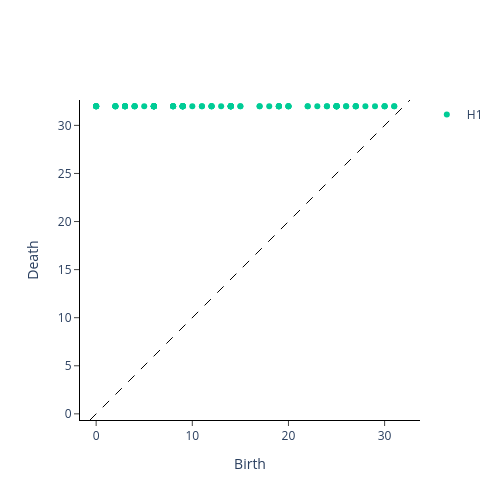

The cell this chart's notebook holds for it:
### Code cell
idx = np.where(labels == 6)[0][0]
CP.plot(diagrams, sample=idx)

### Figure 1 — Plotly figure (JSON) as saved in the notebook; plotly's stock layout.template omitted (floating-point values rounded to 4 significant figures)
{"data": [{"hoverinfo": "none", "line": {"color": "black", "dash": "dash", "width": 1}, "mode": "lines", "showlegend": false, "type": "scatter", "x": [-0.64, 32.64], "y": [-0.64, 32.64]}, {"hoverinfo": "text", "hovertext": [], "mode": "markers", "name": "H0", "type": "scatter", "x": [], "y": []}, {"hoverinfo": "text", "hovertext": ["(0.0, 32.0), multiplicity: 6", "(0.0, 32.0), multiplicity: 6", "(0.0, 32.0), multiplicity: 6", "(0.0, 32.0), multiplicity: 6", "(0.0, 32.0), multiplicity: 6", "(0.0, 32.0), multiplicity: 6", "(2.0, 32.0), multiplicity: 5", "(2.0, 32.0), multiplicity: 5", "(2.0, 32.0), multiplicity: 5", "(2.0, 32.0), multiplicity: 5", "(2.0, 32.0), multiplicity: 5", "(3.0, 32.0), multiplicity: 6", "(3.0, 32.0), multiplicity: 6", "(3.0, 32.0), multiplicity: 6", "(3.0, 32.0), multiplicity: 6", "(3.0, 32.0), multiplicity: 6", "(3.0, 32.0), multiplicity: 6", "(4.0, 32.0), multiplicity: 4", "(4.0, 32.0), multiplicity: 4", "(4.0, 32.0), multiplicity: 4", "(4.0, 32.0), multiplicity: 4", "(5.0, 32.0)", "(6.0, 32.0), multiplicity: 12", "(6.0, 32.0), multiplicity: 12", "(6.0, 32.0), multiplicity: 12", "(6.0, 32.0), multiplicity: 12", "(6.0, 32.0), multiplicity: 12", "(6.0, 32.0), multiplicity: 12", "(6.0, 32.0), multiplicity: 12", "(6.0, 32.0), multiplicity: 12", "(6.0, 32.0), multiplicity: 12", "(6.0, 32.0), multiplicity: 12", "(6.0, 32.0), multiplicity: 12", "(6.0, 32.0), multiplicity: 12", "(8.0, 32.0), multiplicity: 5", "(8.0, 32.0), multiplicity: 5", "(8.0, 32.0), multiplicity: 5", "(8.0, 32.0), multiplicity: 5", "(8.0, 32.0), multiplicity: 5", "(9.0, 32.0), multiplicity: 10", "(9.0, 32.0), multiplicity: 10", "(9.0, 32.0), multiplicity: 10", "(9.0, 32.0), multiplicity: 10", "(9.0, 32.0), multiplicity: 10", "(9.0, 32.0), multiplicity: 10", "(9.0, 32.0), multiplicity: 10", "(9.0, 32.0), multiplicity: 10", "(9.0, 32.0), multiplicity: 10", "(9.0, 32.0), multiplicity: 10", "(10.0, 32.0)", "(11.0, 32.0), multiplicity: 2", "(11.0, 32.0), multiplicity: 2", "(12.0, 32.0), multiplicity: 4", "(12.0, 32.0), multiplicity: 4", "(12.0, 32.0), multiplicity: 4", "(12.0, 32.0), multiplicity: 4", "(13.0, 32.0)", "(14.0, 32.0), multiplicity: 10", "(14.0, 32.0), multiplicity: 10", "(14.0, 32.0), multiplicity: 10", "(14.0, 32.0), multiplicity: 10", "(14.0, 32.0), multiplicity: 10", "(14.0, 32.0), multiplicity: 10", "(14.0, 32.0), multiplicity: 10", "(14.0, 32.0), multiplicity: 10", "(14.0, 32.0), multiplicity: 10", "(14.0, 32.0), multiplicity: 10", "(15.0, 32.0), multiplicity: 2", "(15.0, 32.0), multiplicity: 2", "(17.0, 32.0), multiplicity: 2", "(17.0, 32.0), multiplicity: 2", "(18.0, 32.0)", "(19.0, 32.0), multiplicity: 5", "(19.0, 32.0), multiplicity: 5", "(19.0, 32.0), multiplicity: 5", "(19.0, 32.0), multiplicity: 5", "(19.0, 32.0), multiplicity: 5", "(20.0, 32.0), multiplicity: 4", "(20.0, 32.0), multiplicity: 4", "(20.0, 32.0), multiplicity: 4", "(20.0, 32.0), multiplicity: 4", "(22.0, 32.0), multiplicity: 2", "(22.0, 32.0), multiplicity: 2", "(23.0, 32.0)", "(24.0, 32.0), multiplicity: 2", "(24.0, 32.0), multiplicity: 2", "(25.0, 32.0), multiplicity: 9", "(25.0, 32.0), multiplicity: 9", "(25.0, 32.0), multiplicity: 9", "(25.0, 32.0), multiplicity: 9", "(25.0, 32.0), multiplicity: 9", "(25.0, 32.0), multiplicity: 9", "(25.0, 32.0), multiplicity: 9", "(25.0, 32.0), multiplicity: 9", "(25.0, 32.0), multiplicity: 9", "(26.0, 32.0), multiplicity: 2", "(26.0, 32.0), multiplicity: 2", "(27.0, 32.0), multiplicity: 4", "(27.0, 32.0), multiplicity: 4", "(27.0, 32.0), multiplicity: 4", "(27.0, 32.0), multiplicity: 4", "(28.0, 32.0)", "(29.0, 32.0)", "(30.0, 32.0), multiplicity: 3", "(30.0, 32.0), multiplicity: 3", "(30.0, 32.0), multiplicity: 3", "(31.0, 32.0), multiplicity: 2", "(31.0, 32.0), multiplicity: 2"], "mode": "markers", "name": "H1", "type": "scatter", "x": [0.0, 0.0, 0.0, 0.0, 0.0, 0.0, 2.0, 2.0, 2.0, 2.0, 2.0, 3.0, 3.0, 3.0, 3.0, 3.0, 3.0, 4.0, 4.0, 4.0, 4.0, 5.0, 6.0, 6.0, 6.0, 6.0, 6.0, 6.0, 6.0, 6.0, 6.0, 6.0, 6.0, 6.0, 8.0, 8.0, 8.0, 8.0, 8.0, 9.0, 9.0, 9.0, 9.0, 9.0, 9.0, 9.0, 9.0, 9.0, 9.0, 10.0, 11.0, 11.0, 12.0, 12.0, 12.0, 12.0, 13.0, 14.0, 14.0, 14.0, 14.0, 14.0, 14.0, 14.0, 14.0, 14.0, 14.0, 15.0, 15.0, 17.0, 17.0, 18.0, 19.0, 19.0, 19.0, 19.0, 19.0, 20.0, 20.0, 20.0, 20.0, 22.0, 22.0, 23.0, 24.0, 24.0, 25.0, 25.0, 25.0, 25.0, 25.0, 25.0, 25.0, 25.0, 25.0, 26.0, 26.0, 27.0, 27.0, 27.0, 27.0, 28.0, 29.0, 30.0, 30.0, 30.0, 31.0, 31.0], "y": [32.0, 32.0, 32.0, 32.0, 32.0, 32.0, 32.0, 32.0, 32.0, 32.0, 32.0, 32.0, 32.0, 32.0, 32.0, 32.0, 32.0, 32.0, 32.0, 32.0, 32.0, 32.0, 32.0, 32.0, 32.0, 32.0, 32.0, 32.0, 32.0, 32.0, 32.0, 32.0, 32.0, 32.0, 32.0, 32.0, 32.0, 32.0, 32.0, 32.0, 32.0, 32.0, 32.0, 32.0, 32.0, 32.0, 32.0, 32.0, 32.0, 32.0, 32.0, 32.0, 32.0, 32.0, 32.0, 32.0, 32.0, 32.0, 32.0, 32.0, 32.0, 32.0, 32.0, 32.0, 32.0, 32.0, 32.0, 32.0, 32.0, 32.0, 32.0, 32.0, 32.0, 32.0, 32.0, 32.0, 32.0, 32.0, 32.0, 32.0, 32.0, 32.0, 32.0, 32.0, 32.0, 32.0, 32.0, 32.0, 32.0, 32.0, 32.0, 32.0, 32.0, 32.0, 32.0, 32.0, 32.0, 32.0, 32.0, 32.0, 32.0, 32.0, 32.0, 32.0, 32.0, 32.0, 32.0, 32.0]}, {"hoverinfo": "text", "hovertext": [], "mode": "markers", "name": "H2", "type": "scatter", "x": [], "y": []}], "layout": {"height": 500, "plot_bgcolor": "white", "width": 500, "xaxis": {"autorange": false, "exponentformat": "e", "linecolor": "black", "linewidth": 1, "mirror": false, "range": [-0.64, 32.64], "showexponent": "all", "showline": true, "side": "bottom", "ticks": "outside", "title": {"text": "Birth"}, "type": "linear", "zeroline": true}, "yaxis": {"autorange": false, "exponentformat": "e", "linecolor": "black", "linewidth": 1, "mirror": false, "range": [-0.64, 32.64], "scaleanchor": "x", "scaleratio": 1, "showexponent": "all", "showline": true, "side": "left", "ticks": "outside", "title": {"text": "Death"}, "type": "linear", "zeroline": true}}}
